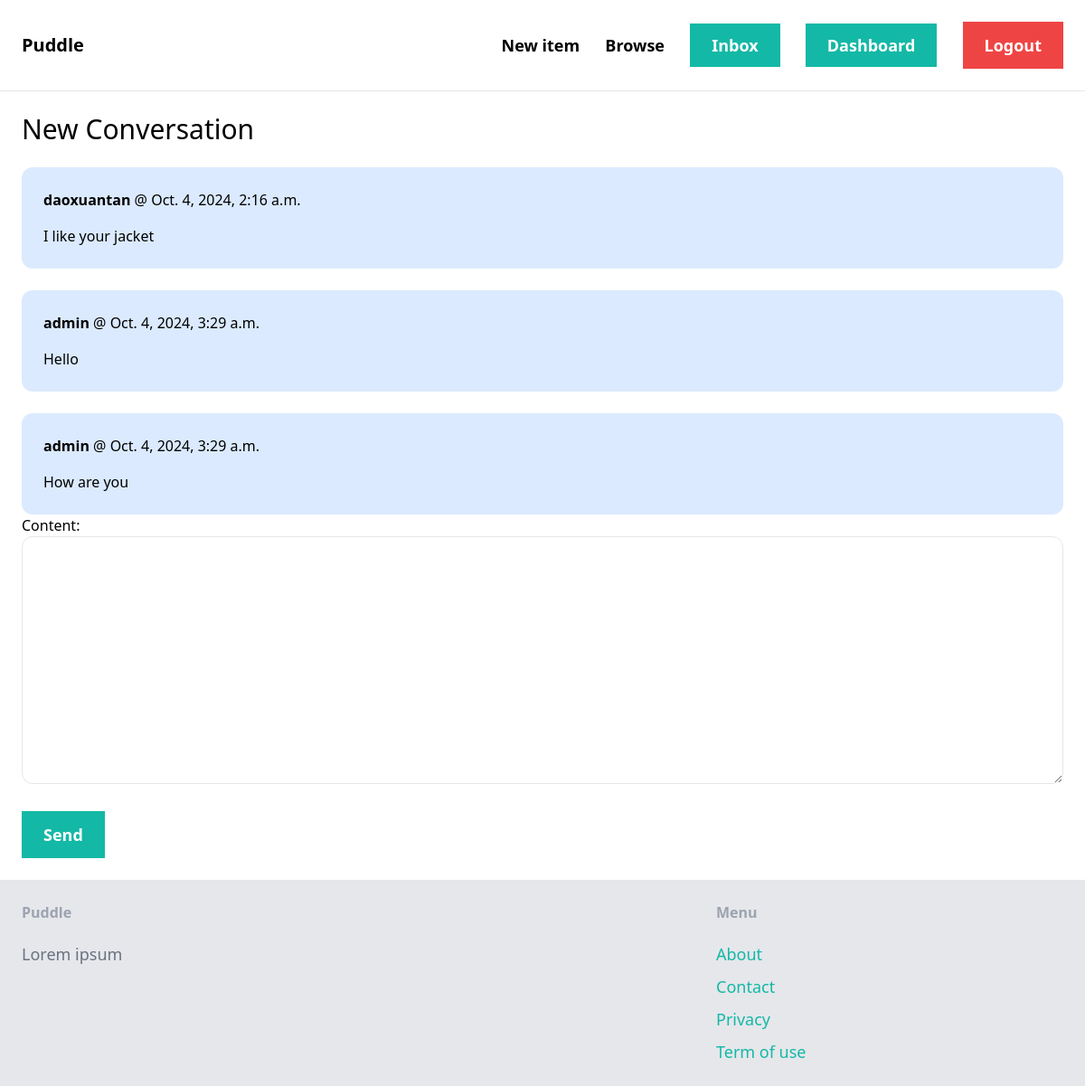
The page /inbox/2/ (signed in) on the database its author committed.
### conversation/models.py (models this page shows)
class ConversationMessage(models.Model):
    conversation = models.ForeignKey(Conversation, related_name="messages", on_delete=models.CASCADE)
    content = models.TextField()
    created_at = models.DateTimeField(auto_now_add=True)
    created_by = models.ForeignKey(User, related_name="created_messages", on_delete=models.CASCADE)

### conversation/views.py (the view)
# urls.py: path("<int:conversation_pk>/", views.detail, name="detail")
@login_required
def detail(request:HttpRequest, conversation_pk):
    conversation = Conversation.objects.filter(members__in=[request.user.id]).get(pk=conversation_pk)
    if request.method == "POST":
        form = ConversationMessageForm(request.POST)
        if form.is_valid():
            conversation_message = form.save(commit=False)
            conversation_message.conversation = conversation
            conversation_message.created_by = request.user
            conversation_message.save()
            conversation.save()
            return redirect("conversation:detail", conversation_pk=conversation_pk)
    else:
        form = ConversationMessageForm()
    return render(request, "conversation/detail.html", {
        "conversation": conversation,
        "form": form
    })

### conversation/forms.py
class ConversationMessageForm(forms.ModelForm):
    class Meta:
        model = ConversationMessage
        fields = ("content",)
        widgets = {
            "content": forms.Textarea(attrs={
                "class": "w-full py-4 px-6 rounded-xl border"
            })
        }

### conversation/templates/conversation/detail.html (shortened to what this page needs)
{% extends "core/base.html" %}
{% block content %}
<h1 class="mb-6 text-3xl">New Conversation</h1>
<div class="space-y-6">
  {% for message in conversation.messages.all %}
    <div class="p-6 flex {% if message.created_by == request.user.id %} bg-gray-100 {% else %} bg-blue-100 {% endif %} rounded-xl">
      <div>
        <p class="mb-4"><strong>{{ message.created_by.username }}</strong> @ {{ message.created_at }}</p>
        <p>{{ message.content }}</p>
      </div>
    </div>
  {% endfor %}
</div>
<form method="post" action="." enctype="multipart/form-data">
  {{ form.as_p }}
  <button type="submit" class="mt-6 px-6 py-3 text-lg font-semibold bg-teal-500 text-white round-xl hover:bg-teal-700">Send</button>
</form>
{% endblock %}

### core/templates/core/base.html (shortened to what this page needs)
<!DOCTYPE html>
<html>
<head>
  <script src="https://cdn.tailwindcss.com"></script>
<body>
  <nav class="px-6 py-6 flex justify-between items-center border-b border-gray-200">
    <a href="/" class="text-xl font-semibold">Puddle</a>
    <div class="space-x-6">
      <a href="{% url "item:new" %}" class="text-lg font-semibold hover:text-gray-500">New item</a>
      <a href="{% url "item:items" %}" class="text-lg font-semibold hover:text-gray-500">Browse</a>
      {% if request.user.is_authenticated %}
        <a href="{% url "conversation:inbox" %}" class="px-6 py-3 text-lg font-semibold bg-teal-500 text-white round-xl hover:bg-teal-700">Inbox</a>
        <a href="{% url "dashboard:index" %}" class="px-6 py-3 text-lg font-semibold bg-teal-500 text-white round-xl hover:bg-teal-700">Dashboard</a>
        <div class="inline-block">
          <form method="post" action="{% url "core:logout" %}">
            <button class="px-6 py-3 text-lg font-semibold bg-red-500 text-white round-xl hover:bg-red-700" type="submit">Logout</button>
          </form>
        </div>
      {% else %}
        <a href="{% url "core:signup" %}" class="px-6 py-3 text-lg font-semibold bg-teal-500 text-white round-xl hover:bg-teal-700">Sign up</a>
        <a href="{% url "core:login" %}" class="px-6 py-3 text-lg font-semibold bg-teal-500 text-white round-xl hover:bg-teal-700">Login</a>
      {% endif %}
    </div>
  </nav>
  <div class="px-6 py-6">
      {% block content %}
      {% endblock %}
  </div>
  <footer class="px-6 py-6 flex justify-between bg-gray-200">
    <div class="w-2/3 pr-10">
      <h3 class="mb-5 font-semibold text-gray-400">Puddle</h3>
      <p class="text-lg text-gray-500">Lorem ipsum</p>
    </div>
    <div class="w-1/3">
      <h3 class="mb-5 font-semibold text-gray-400">Menu</h3>
      <ul class="space-y-2">
        <li><a href="/about" class="text-lg text-teal-500 hover:text-teal-700">About</a></li>
        <li><a href="{% url 'core:contact' %}" class="text-lg text-teal-500 hover:text-teal-700">Contact</a></li>
        <li><a href="/about" class="text-lg text-teal-500 hover:text-teal-700">Privacy</a></li>
        <li><a href="/about" class="text-lg text-teal-500 hover:text-teal-700">Term of use</a></li>
  </footer>
</body>
</html>

### rows shown on the page
ConversationMessage: created_by.username "daoxuantan", created_at "Oct. 4, 2024, 2:16 a.m.", content "I like your jacket"
ConversationMessage: created_by.username "admin", created_at "Oct. 4, 2024, 3:29 a.m.", content "Hello"
ConversationMessage: created_by.username "admin", created_at "Oct. 4, 2024, 3:29 a.m.", content "How are you"
